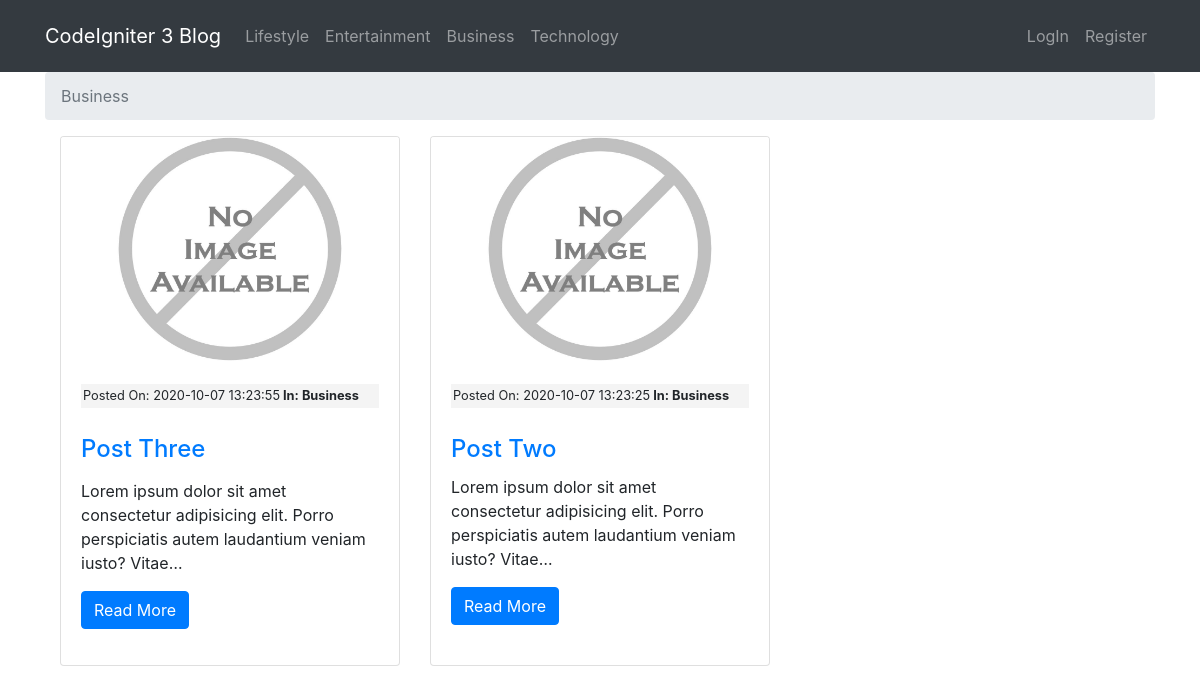
Page /categories/posts/2 on the committed database.
### tables this page shows
CREATE TABLE `categories` (
  `id` int(11) NOT NULL,
  `name` varchar(255) NOT NULL
);

CREATE TABLE `posts` (
  `id` int(11) NOT NULL,
  `category_id` int(11) NOT NULL,
  `title` varchar(255) NOT NULL,
  `slug` varchar(255) NOT NULL,
  `body` text NOT NULL,
  `postimage` varchar(255) NOT NULL,
  `created_at` timestamp NOT NULL DEFAULT current_timestamp()
);

### application/controllers/Category.php (called while the page is built, shortened)
<?php
class Category extends CI_Controller{
    public function postCat($id){
        $data = [
            'title' => $this->CategoryModel->get_category($id)->name,
            'head' => $this->CategoryModel->displayCat(),
            'posts' => $this->NewsModel->display_post_by_cat_id($id)
        ];
        $this->load->view('templetes/header.php', $data);
        $this->load->view('pages/blog');
        $this->load->view('templetes/footer.php');
    }
}

### index.php (called while the page is built, shortened)
<?php
require_once BASEPATH.'core/CodeIgniter.php';

### application/models/CategoryModel.php (called while the page is built, shortened)
<?php
class CategoryModel extends CI_Model{
    public function displayCat($id = FALSE){
        if($id === FALSE){
        $this->db->order_by('id', 'DESC');
        $query = $this->db->get('Categories');
        return $query->result_array();
        }
        $query = $this->db->get_where('categories', array('id'=> $id));
        return $query->row_array();
    }
    public function get_category($id){
        $query = $this->db->get_where('categories', array('id' => $id));
        return $query->row();
    }
}
?>

### application/models/NewsModel.php (called while the page is built, shortened)
<?php
class NewsModel extends CI_Model{
    public function display_post_by_cat_id($category_id){
        $this->db->order_by('posts.id', 'DESC');
        $this->db->join('categories', 'categories.id = posts.category_id');
        $query = $this->db->get_where('posts', array('category_id' => $category_id));
        return $query->result_array();
    }
}

### application/views/pages/blog.php (the view)
<nav aria-label="breadcrumb">
  <ol class="breadcrumb">
    <li class="breadcrumb-item active" aria-current="page"><?= $title ?></li>
  </ol>
</nav>
<div class="container">
  <div class="row">
  <?php foreach($posts as $post): ?>
    <div class="col-lg-4 col-sm-6 mb-4">
      <div class="card h-100">
        <a href="<?php echo site_url('/posts/'. $post['slug']); ?>"><img class="card-img-top" src="<?= site_url(); ?>assets/images/posts/<?= $post['postimage'] ?>" alt=""></a>
        <div class="card-body">
        <small class="post-date">Posted On: <?= $post['created_at'] ?><strong> In: <?= $post['name']; ?></strong></small><br>
          <h4 class="card-title">
            <a href="<?php echo site_url('/posts/'. $post['slug']); ?>"><?= $post['title'] ?></a>
          </h4>
          <p class="card-text"><?= word_limiter($post['body'], 15) ?></p>
          <p><a href="<?php echo site_url('/posts/'. $post['slug']); ?>" class="btn btn-primary ">Read More</a></p>
        </div>
      </div>
    </div>
    <?php endforeach; ?>
  </div>

### application/views/templetes/header.php (shortened to what this page needs)
<!DOCTYPE html>
<html lang="en">
<head>
    <link rel="stylesheet" href="<?php echo base_url(); ?>assets/css/bootstrap.min.css">
    <link rel="stylesheet" href="<?php echo base_url(); ?>assets/css/style.css">
    <link rel="stylesheet" href="path/to/font-awesome/css/font-awesome.min.css">
</head>
<body>
<nav class="navbar navbar-expand-lg navbar-dark bg-dark">
<div class="container">
  <a class="navbar-brand" href="<?= base_url(); ?>">CodeIgniter 3 Blog</a>
    <div class="collapse navbar-collapse" id="navbarText">
    <ul class="navbar-nav mr-auto">
    <?php foreach($head as $cat): ?>
      <li class="nav-item">
        <a class="nav-link" href="<?php echo base_url('categories/posts/'.$cat['id']); ?>"><?= $cat['name']; ?><span class="sr-only">(current)</span></a>
      </li>
      <?php endforeach; ?>
    </ul>
    <?php if($this->session->userdata('isLoggedIn')): ?>
      <span class="navbar-text">
      <ul class="navbar-nav mr-auto">
      <li class="nav-item">
        <a class="nav-link" href="<?= base_url('dashboard') ?>">Dashboard</a>
      </li>
      <li class="nav-item">
        <a class="nav-link" href="<?= base_url('users/logout') ?>">Log Out</a>
      </li>
    </ul>
    </span>
    <?php else: ?>
      <span class="navbar-text">
      <ul class="navbar-nav mr-auto">
      <li class="nav-item">
        <a class="nav-link" href="<?= base_url('users/login') ?>">LogIn</a>
      </li>
      <li class="nav-item">
        <a class="nav-link" href="<?= base_url('users/register') ?>">Register</a>
      </li>
    </ul>
    </span>
    <?php endif; ?>
  </div>
</nav>
<div class="container">

### assets/css/style.css (style rules this page uses)
.post-date { background: #f4f4f4; padding: 2px; margin: 3px 0; display: block; }

### rows in the picture
categories: name "Lifestyle"
categories: name "Entertainment"
categories: name "Business"
categories: name "Technology"
posts: postimage (placeholder picture), created_at "2020-10-07 13:23:55", category.name "Business", title "Post Three", body "Lorem ipsum dolor sit amet consectetur adipisicing elit. Porro perspiciatis autem laudantium veniam iusto? Vitae…"
posts: postimage (placeholder picture), created_at "2020-10-07 13:23:25", category.name "Business", title "Post Two", body "Lorem ipsum dolor sit amet consectetur adipisicing elit. Porro perspiciatis autem laudantium veniam iusto? Vitae…"

### other values in the picture
$title "Business"
